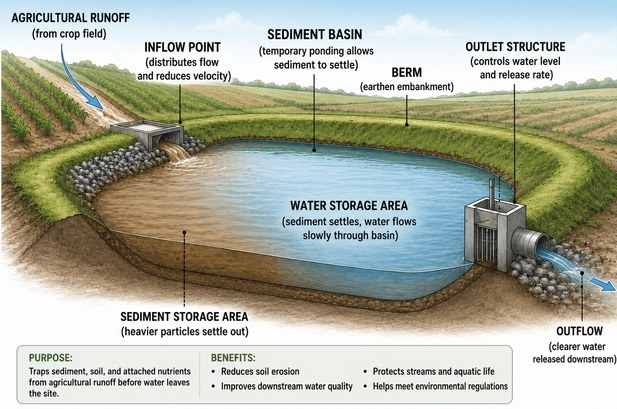
#> input picture tools/manual_builder/images/FIG-03-p14.jpg, 617 x 409 px, found by its file name
$ python crop_illustrations.py
#> lines starting #> are read from the running program, lines starting #| are printed output that depends on the picture
"""Crop the four system illustrations for Learn and save them as WebP in docs/img/learn/.
The "Purpose / Benefits" box baked into the bottom of each image is cut off (unreadable on the web, and one line claims
"Helps meet environmental regulations", which this site does not claim). Run with the conda env "vts":  python tools/site_data/crop_illustrations.py
"""
from pathlib import Path
from PIL import Image, ImageDraw

ROOT = Path(__file__).resolve().parents[2]
SRC, OUT = ROOT / "docs" / "img" / "manual", ROOT / "docs" / "img" / "learn"
# (file, crop box left, top, right, bottom, areas to paint white (a cut label))
CROPS = {"SB": ("FIG-03-p14.jpg", (0, 0, 617, 340), [(540, 318, 617, 340)]),
         "VD": ("FIG-02-p49.jpg", (0, 0, 922, 497), []),
         "WB": ("FIG-53-p67.jpg", (3, 38, 969, 412), []),
         "TW": ("FIG-TW-01.png", (0, 0, 663, 334), [(585, 322, 663, 334)])}
OUT.mkdir(parents=True, exist_ok=True)
for sy, (f, box, wipe) in CROPS.items():
    im = Image.open(SRC / f).convert("RGB")
#> im is the input picture: PIL image 617x409 RGB; mean R, G, B 171.8, 175.2, 160.4
    d = ImageDraw.Draw(im)
    for w in wipe:
        d.rectangle(w, fill="white")
    im = im.crop(box)
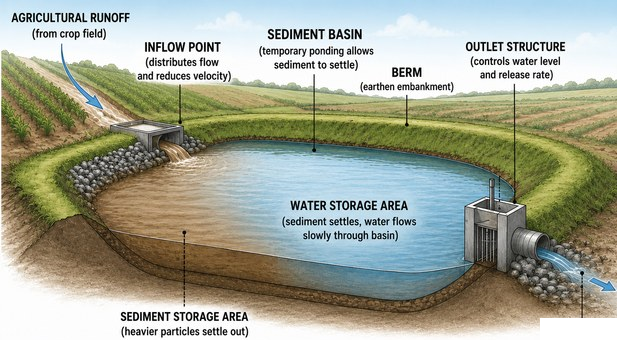
#> im: PIL image 617x340 RGB; mean R, G, B 161.3, 165, 148
    if im.width > 1400: im = im.resize((1400, round(im.height * 1400 / im.width)))
    dst = OUT / f"{sy}.webp"
    im.save(dst, "WEBP", quality=82, method=6)
#> (the run stopped early here; a loop or call above may not have finished)

$ run again, with tools/manual_builder/images/FIG-01-p6.jpg copied over tools/manual_builder/images/FIG-03-p14.jpg
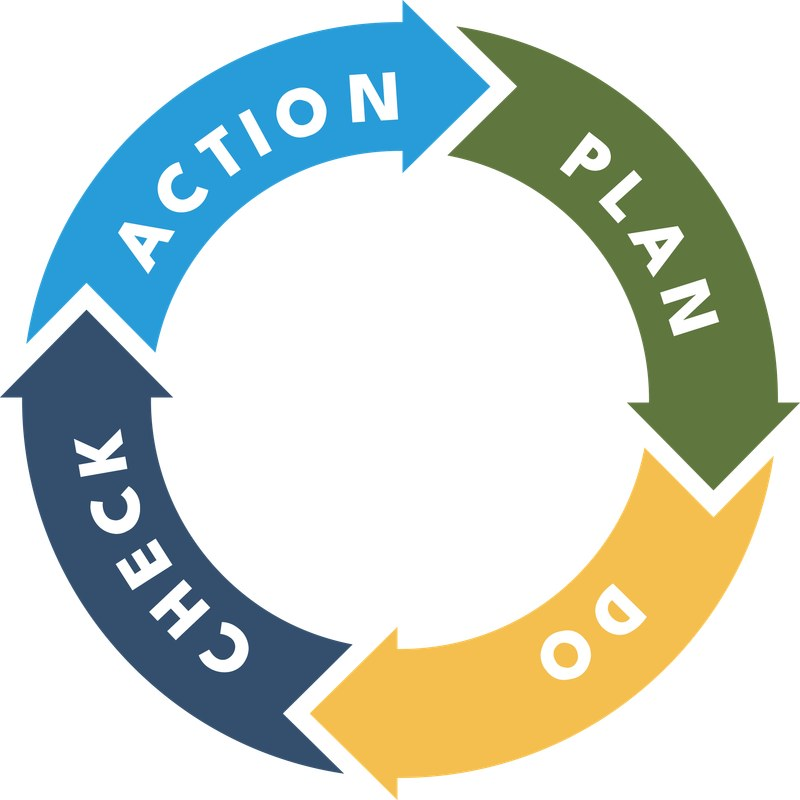
#> input picture tools/manual_builder/images/FIG-01-p6.jpg, 800 x 800 px, found by its file name
#> im is the input picture: PIL image 800x800 RGB; mean R, G, B 204.7, 214, 206.6
#> `im = im.crop(box)`:
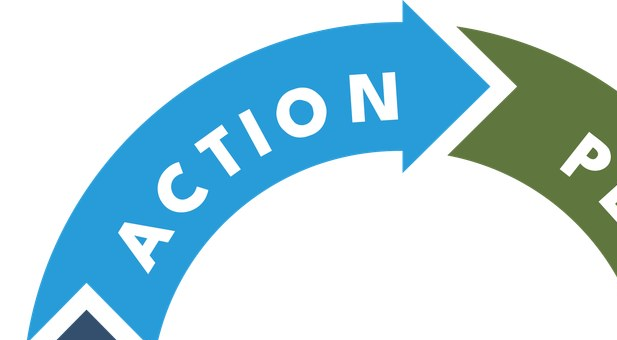
#> im: PIL image 617x340 RGB; mean R, G, B 184.9, 216.6, 226.9

$ run again, with tools/manual_builder/images/FIG-02-p7.jpg copied over tools/manual_builder/images/FIG-03-p14.jpg
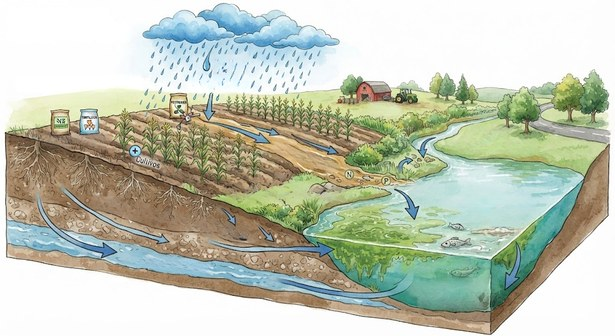
#> input picture tools/manual_builder/images/FIG-02-p7.jpg, 615 x 336 px, found by its file name
#> im is the input picture: PIL image 615x336 RGB; mean R, G, B 191, 196.9, 179.4
#> `im = im.crop(box)`:
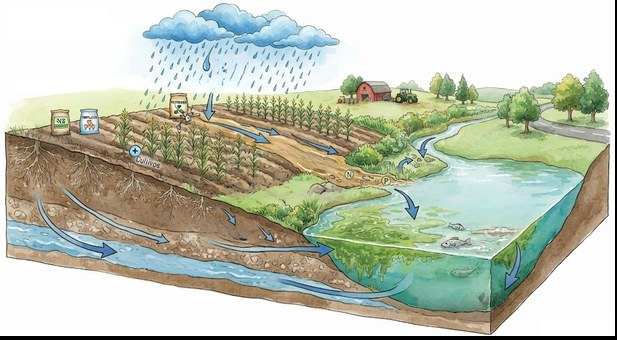
#> im: PIL image 617x340 RGB; mean R, G, B 188.1, 194, 176.7

$ run again, with tools/manual_builder/images/FIG-54-p67.jpg copied over tools/manual_builder/images/FIG-03-p14.jpg
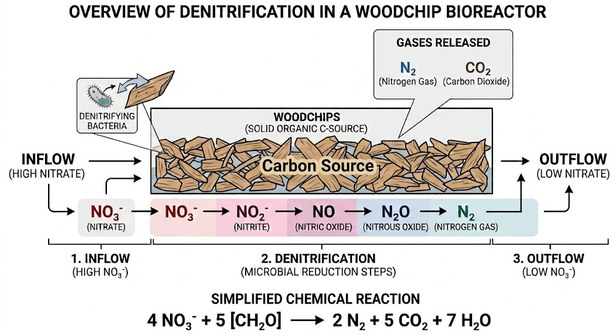
#> input picture tools/manual_builder/images/FIG-54-p67.jpg, 615 x 336 px, found by its file name
#> im is the input picture: PIL image 615x336 RGB; mean R, G, B 224, 221.2, 219.8
#> `im = im.crop(box)`:
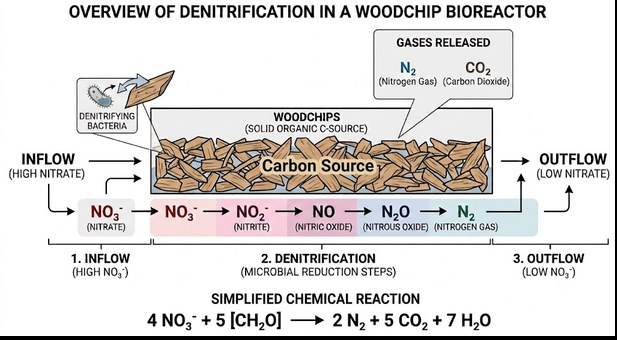
#> im: PIL image 617x340 RGB; mean R, G, B 220.6, 217.9, 216.6
